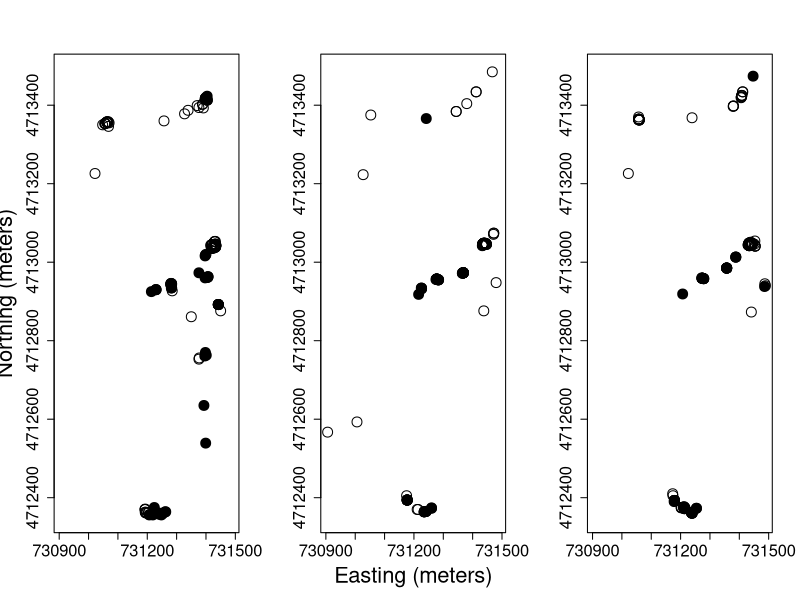

Write R code to recreate this figure.

orchid.pts <- read.csv("orchidmap.csv")


orchids.1 <- orchid.pts[orchid.pts$census==1,]
orchids.2 <- orchid.pts[orchid.pts$census==2,]
orchids.3 <- orchid.pts[orchid.pts$census==3,]

plotmin <- c(min(orchid.pts$Eastings), min(orchid.pts$Northings))
plotmax <- c(max(orchid.pts$Eastings), max(orchid.pts$Northings))

par(mfrow=c(1,3))

plot(Northings~Eastings, data=orchids.1, 
	xlim=c(plotmin[1],plotmax[1]), ylim=c(plotmin[2],plotmax[2]),
	pch=Flower, cex=2, cex.lab=2,
	ylab="Northing (meters)", xlab="", cex.axis=1.5
	)
plot(Northings~Eastings, data=orchids.2, 
	xlim=c(plotmin[1],plotmax[1]), ylim=c(plotmin[2],plotmax[2]),
	pch=Flower, cex=2,cex.lab=2,
	ylab="", xlab="Easting (meters)", cex.axis=1.5
	)
plot(Northings~Eastings, data=orchids.3, 
	xlim=c(plotmin[1],plotmax[1]), ylim=c(plotmin[2],plotmax[2]),
	pch=Flower, cex=2, cex.lab=2,
	ylab="", xlab="", cex.axis=1.5
	)
